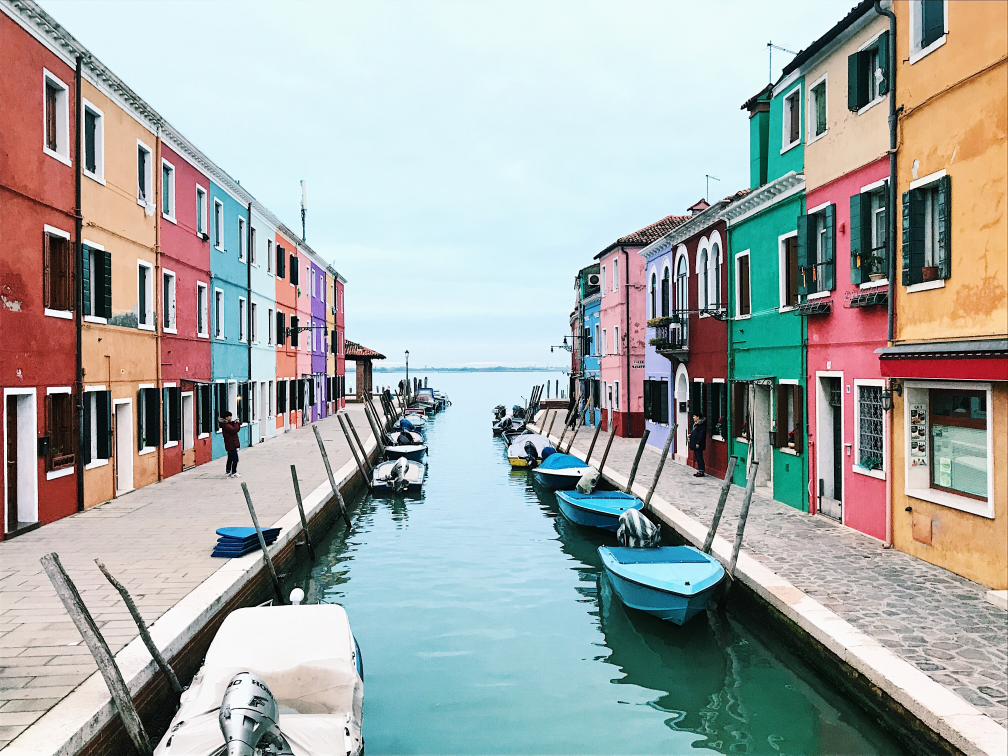
#> input picture pic3.jpg, 4032 x 3024 px, found by its file name (shown at 1/4 size)
$ jupyter execute --allow-errors colour_detection.ipynb
#> lines starting #> are read from the running program, lines starting #| are printed output that depends on the picture; after the words box and inside, x2 and y2 are one past the last pixel; in counts of white or black regions, pixels touching at a corner belong together
[cell 1]
import cv2
import pandas as pd
from google.colab.patches import cv2_imshow # Import cv2_imshow for Colab compatibility

# --------------------------------------------------------------------------

img_path = '/content/pic3.jpg'
csv_path = '/content/colors.csv'

# reading csv file
index = ['color', 'color_name', 'hex', 'R', 'G', 'B']
df = pd.read_csv(csv_path, names=index, header=None)
#> (reads colors.csv from the repository)

# reading image
img = cv2.imread(img_path)
#> img is the input picture: shape (3024, 4032, 3); mean B, G, R 167.3, 169.7, 164.9
img = cv2.resize(img, (800,600))
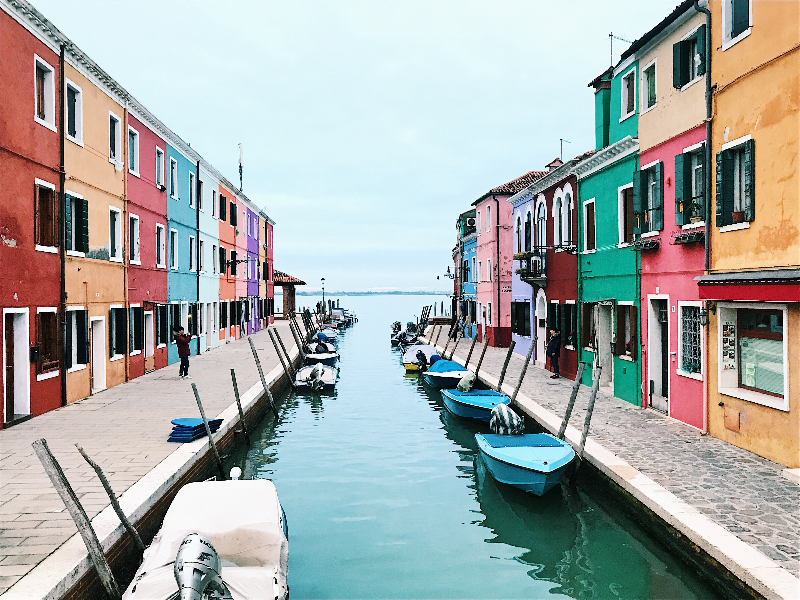
#> img: shape (600, 800, 3); mean B, G, R 167.2, 169.6, 164.9

#declaring global variables (though 'clicked' is not needed for the simulated click)
clicked = False
r = g = b = xpos = ypos = 0

#function to calculate minimum distance from all colors and get the most matching color
def get_color_name(R,G,B):
	minimum = 1000
	for i in range(len(df)):
		d = abs(R - int(df.loc[i,'R'])) + abs(G - int(df.loc[i,'G'])) + abs(B - int(df.loc[i,'B']))
		if d <= minimum:
			minimum = d
			cname = df.loc[i, 'color_name']

	return cname

# [15 lines of commented-out code are left out]
simulated_x = 400
simulated_y = 300

# Get color at simulated point
b, g, r = img[simulated_y, simulated_x]
#> b = 250; g = 238; r = 214
b = int(b)
g = int(g)
r = int(r)

# Draw rectangle to display the color
cv2.rectangle(img, (20,20), (600,60), (b,g,r), -1)
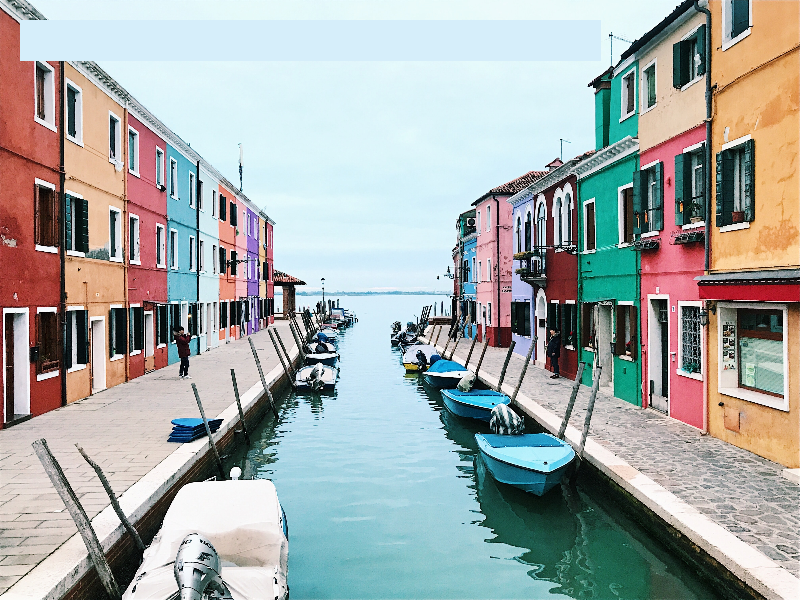
#> img: shape (600, 800, 3); 4.96% of pixels changed, all inside (x1, y1, x2, y2) = (20, 20, 601, 61)

# Create text string to display (Color name and RGB values)
#> (the rest of this cell did not finish here and is left out)

#> the loop in get_color_name, `for i in range(len(df)):` made 866 passes
#> (d, minimum) on passes 1, 3, 5, 15, 99, 334: (303, 303), (235, 235), (41, 41), (39, 39), (38, 38), (22, 22)
#> d on passes 2, 4, 6, 7, 8, 9: 511, 445, 409, 392, 86, 380
#> after the loop in get_color_name, `for i in range(len(df)):`: cname = 'Glitter'; minimum = 22

# Put text on the image
cv2.putText(img, text, (50,50), 2,0.8, (255,255,255),2,cv2.LINE_AA)

# For very light colours, display text in black
if r+g+b >=600:
	cv2.putText(img, text, (50,50), 2,0.8, (0,0,0),2,cv2.LINE_AA)

# Display the final image using cv2_imshow
cv2_imshow(img)
